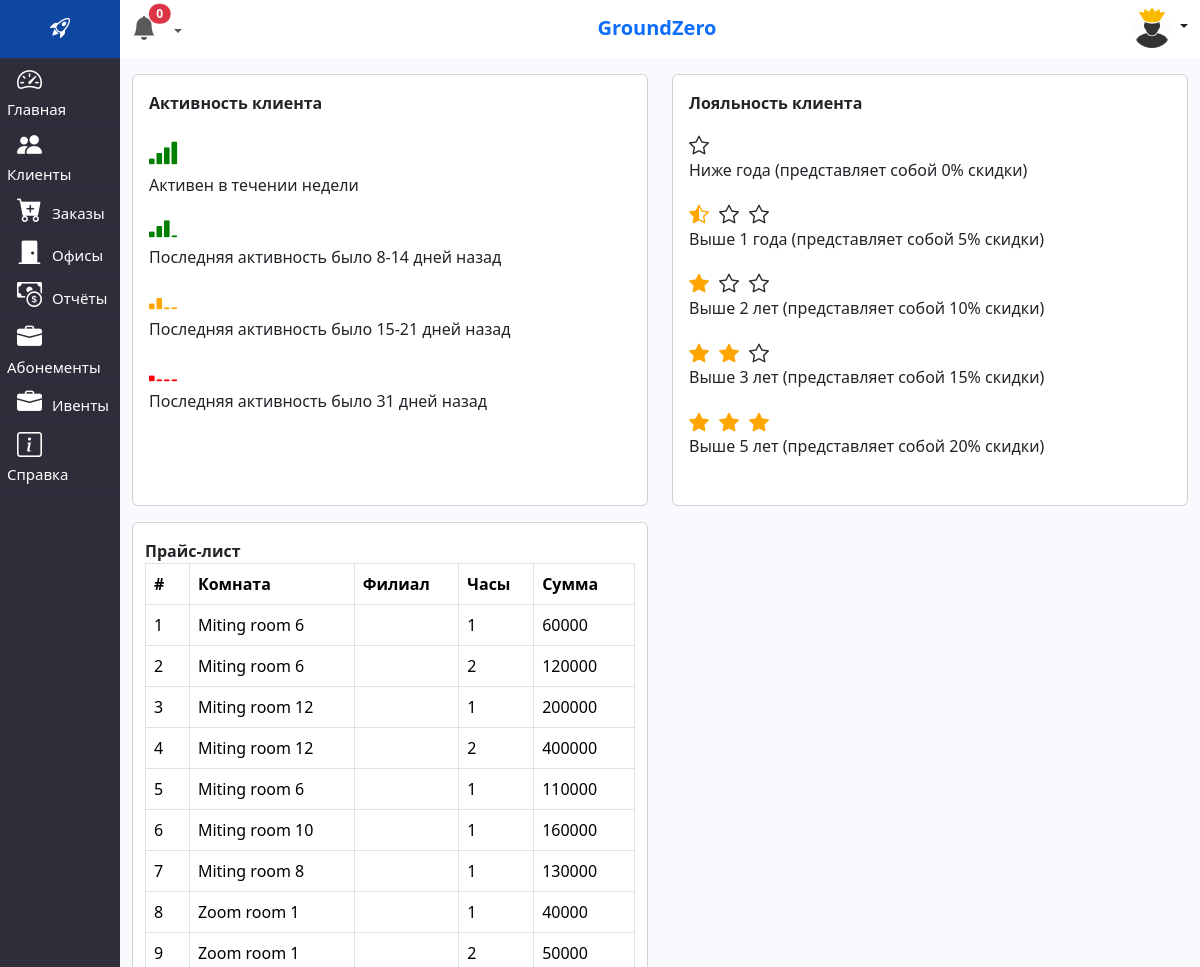
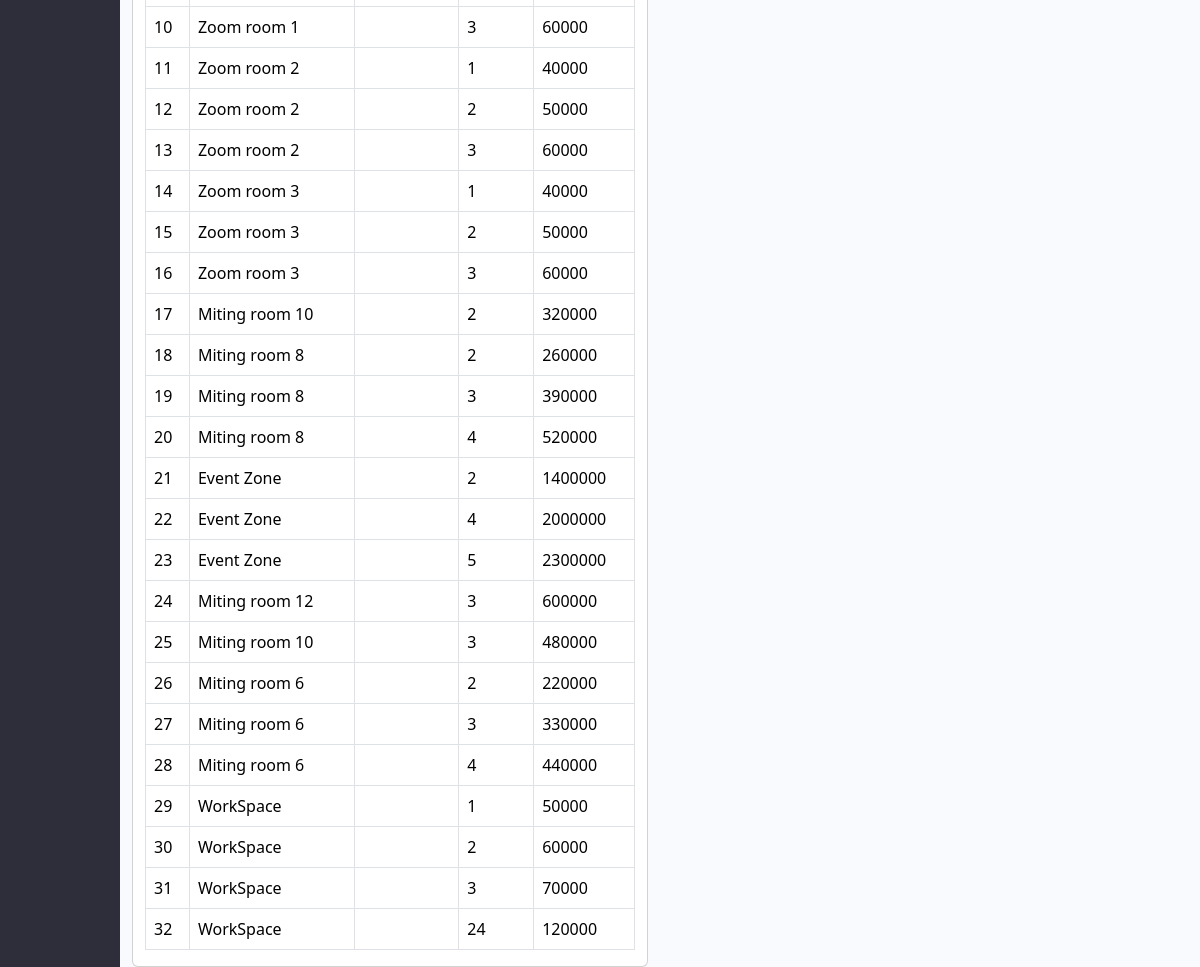
The page /documentation/ (signed in) on the database its author committed (2 pictures, top to bottom).
### crm/models.py (models this page shows, shortened)
class Pricelists(models.Model):
    product = models.ForeignKey(Rooms, on_delete=models.CASCADE, related_name='pricelists')
    hour = models.PositiveSmallIntegerField(verbose_name='Час')
    price = models.PositiveIntegerField(verbose_name='Цена')
    class Meta:
        verbose_name = 'Прайслист'
        verbose_name_plural = 'Прайслисты'

class Rooms(models.Model):
    objects = None
    filial = models.ForeignKey(Filial, on_delete=models.CASCADE)
    category = models.ForeignKey(Category, on_delete=models.CASCADE)
    title = models.CharField(max_length=255)
    persons = models.PositiveIntegerField()
    is_working = models.BooleanField(default=False, blank=True, null=True)
    def __str__(self):
        return f"{self.title}"
    class Meta:
        verbose_name = 'Помещения в филиалах'
        verbose_name_plural = '4 Помещении в филиалах'

### crm/views.py (the view)
# urls.py: path('documentation/', documentation, name='documentation'),
def documentation(request):
    pricelist = Pricelists.objects.all()
    context = {'title': 'Документация', 'pricelist': pricelist}
    return render(request, 'crm/documentation.html', context)

### crm/context_processor.py (called while the page is built)
def deactivete_subscribtion(request):
    eski_abonents = AbonementBuyList.objects.filter(subscription_end__lt=datetime.date.today())
    eski_abonents.update(is_active=False)
    return {
        'eski_abonents': eski_abonents
    }

### crm/templates/crm/documentation.html (shortened to what this page needs)
{% extends 'base.html' %}
{% block main %}
<div class="row mt-3">
    <div class="col-xl-6 col-sm-3">
        <div class="card" style="height:27rem">
            <div class="m-3">
                <strong>Активность клиента </strong>
                <div class="mt-3">
                    <i class="bi bi-reception-4" style="color:green;font-size:30px"></i>
                    <h6>Активен в течении недели</h6>
                    <i class="bi bi-reception-3" style="color:green;font-size:30px"></i>
                    <h6>Последняя активность было 8-14 дней назад</h6>
                    <i class="bi bi-reception-2" style="color:orange;font-size:30px"></i>
                    <h6>Последняя активность было 15-21 дней назад</h6>
                    <i class="bi bi-reception-1" style="color:red;font-size:30px"></i>
                    <h6>Последняя активность было 31 дней назад</h6>
                </div>
            </div>
        </div>
    </div>
    <div class="col-xl-6 col-sm-3">
        <div class="card" style="height:27rem">
            <div class="m-3">
                <strong>Лояльность клиента </strong>
                <div class="mt-3">
                    <i class="bi bi-star"></i>
                    <h6 style="margin-bottom:20px">Ниже года (представляет собой 0% скидки)</h6>
                    <i class="bi bi-star-half" style="color:orange"></i><i class="bi bi-star"></i><i
                        class="bi bi-star"></i>
                    <h6 style="margin-bottom:20px">Выше 1 года (представляет собой 5% скидки)</h6>
                    <i class="bi bi-star-fill" style="color:orange"></i><i class="bi bi-star"></i><i
                        class="bi bi-star"></i>
                    <h6 style="margin-bottom:20px">Выше 2 лет (представляет собой 10% скидки)</h6>
                    <i class="bi bi-star-fill" style="color:orange"></i><i class="bi bi-star-fill"
                                                                           style="color:orange"></i><i
                        class="bi bi-star"></i>
                    <h6 style="margin-bottom:20px">Выше 3 лет (представляет собой 15% скидки)</h6>
                    <i class="bi bi-star-fill" style="color:orange"></i><i class="bi bi-star-fill"
                                                                           style="color:orange"></i><i
                        class="bi bi-star-fill" style="color:orange"></i>
                    <h6 style="margin-bottom:20px">Выше 5 лет (представляет собой 20% скидки)</h6>
                </div>
            </div>
        </div>
    </div>
    <div class="col-xl-6 col-sm-3 mt-3">
        <div class="card">
            <div class="container mt-3" style="max-width:100%">
                <strong>Прайс-лист</strong>
                <table class="table table-bordered">
                    <thead>
                    <tr>
                        <th>#</th>
                        <th>Комната</th>
                        <th>Филиал</th>
                        <th>Часы</th>
                        <th>Сумма</th>
                    </tr>
                    </thead>
                    <tbody id="myTable">
                    {% for p in pricelist %}
                    <tr>
                        <td>{{p.pk}}</td>
                        <td>{{p.product}}</td>
                        <td>{{p.filial}}</td>
                        <td>{{p.hour}}</td>
                        <td>{{p.price}}</td>
                    </tr>
                    {% endfor %}
                    </tbody>
                </table>
            </div>
        </div>
    </div>
</div>
{% endblock main %}

### templates/components/_header.html (shortened to what this page needs)
{% load static %}
<div class="row header shadow-sm">
    <div class="col-sm-2 text-center" style="width: 10%;padding: 0;">
        <div class="mr-3 pt-2 pb-2 mb-0" style="background-color: #0D47A1;">
            <h3 class="logo">
                <a href="{% url 'index' %}" class="text-white fs-4 text-decoration-none">
                    <i class="bi bi-rocket-takeoff m-0 p-0"></i>
                </a>
            </h3>
        </div>
    </div>
    <div class="col-sm-10 text-center pt-2" style="width: 90%;">
        <div class="d-grid gap-2 d-md-flex justify-content-md-between">
            {% include 'crm/components/notifications.html' %}
            <span class="text-primary" style="font-size:20px;display: flex; align-items: center"><strong>{{ user.groups.all.0.name }}</strong></span>
            <div class="nav-item dropdown">
                <a class="nav-link dropdown-toggle" href="#" role="button" data-bs-toggle="dropdown"
                   aria-expanded="false">
                    {% if user.is_superuser %}
                    <img src="{% static 'admin_icon.jpg' %}" alt="" class='rounded-circle' style="width:40px">
                    {% else %}
                    <img src="{% static 'user.png' %}" alt="" class='rounded-circle' style="width:40px">
                    {% endif %}
                </a>
            </div>
        </div>
    </div>
</div>

### crm/static/css/style.css (style rules this page uses)
i { font-size: 20px; margin-right: 10px; }
a { text-decoration: none; color: aliceblue; }

### rows shown on the page
Pricelists: pk "1", product "Miting room 6", hour "1", price "60000"
Pricelists: pk "2", product "Miting room 6", hour "2", price "120000"
Pricelists: pk "3", product "Miting room 12", hour "1", price "200000"
Pricelists: pk "4", product "Miting room 12", hour "2", price "400000"
Pricelists: pk "5", product "Miting room 6", hour "1", price "110000"
Pricelists: pk "6", product "Miting room 10", hour "1", price "160000"
Pricelists: pk "7", product "Miting room 8", hour "1", price "130000"
Pricelists: pk "8", product "Zoom room 1", hour "1", price "40000"
Pricelists: pk "9", product "Zoom room 1", hour "2", price "50000"
Pricelists: pk "10", product "Zoom room 1", hour "3", price "60000"
Pricelists: pk "11", product "Zoom room 2", hour "1", price "40000"
Pricelists: pk "12", product "Zoom room 2", hour "2", price "50000"
Pricelists: pk "13", product "Zoom room 2", hour "3", price "60000"
Pricelists: pk "14", product "Zoom room 3", hour "1", price "40000"
Pricelists: pk "15", product "Zoom room 3", hour "2", price "50000"
Pricelists: pk "16", product "Zoom room 3", hour "3", price "60000"
Pricelists: pk "17", product "Miting room 10", hour "2", price "320000"
Pricelists: pk "18", product "Miting room 8", hour "2", price "260000"
Pricelists: pk "19", product "Miting room 8", hour "3", price "390000"
Pricelists: pk "20", product "Miting room 8", hour "4", price "520000"
Pricelists: pk "21", product "Event Zone", hour "2", price "1400000"
Pricelists: pk "22", product "Event Zone", hour "4", price "2000000"
Pricelists: pk "23", product "Event Zone", hour "5", price "2300000"
Pricelists: pk "24", product "Miting room 12", hour "3", price "600000"
Pricelists: pk "25", product "Miting room 10", hour "3", price "480000"
Pricelists: pk "26", product "Miting room 6", hour "2", price "220000"
Pricelists: pk "27", product "Miting room 6", hour "3", price "330000"
Pricelists: pk "28", product "Miting room 6", hour "4", price "440000"
Pricelists: pk "29", product "WorkSpace", hour "1", price "50000"
Pricelists: pk "30", product "WorkSpace", hour "2", price "60000"
Pricelists: pk "31", product "WorkSpace", hour "3", price "70000"
Pricelists: pk "32", product "WorkSpace", hour "24", price "120000"

### other values the page prints
{{ counts }} "0"
{{ user.groups.all.0.name }} "GroundZero"
